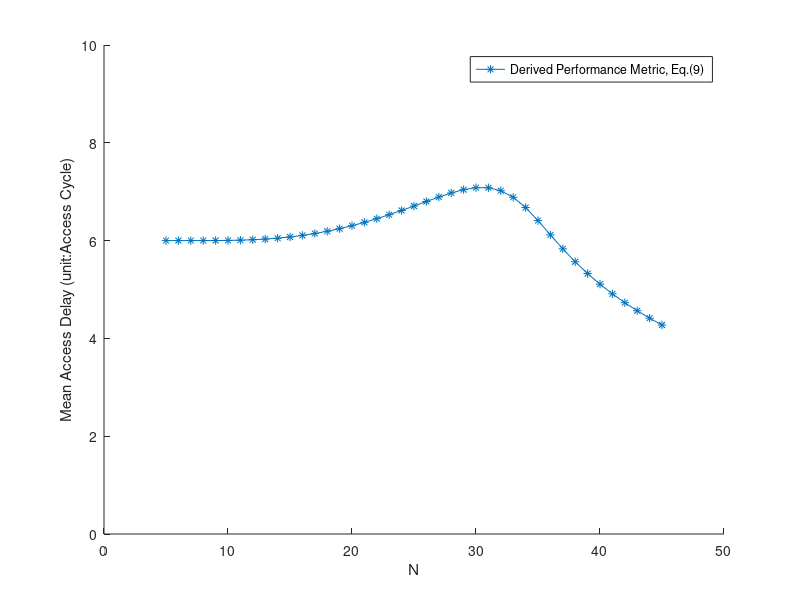

This chart was generated by the following MATLAB code:
clear all;
close all;
format long;

double K[11];
double Ns[11]
double result[40];

counter = 11;
m = 100;

for n =5 : 45 
  num = 0;
  denum = 0;
  for i = 1 : counter
    if i == 1
      K(i) = m; 
    else 
      K(i) = K(i-1) * ( 1 - exp( -1.0 * K(i-1) / n ) );
    endif
    Ns(i) = K(i) * exp( -1.0 * K(i) / n );
    num = num + i * Ns(i);
    denum = denum + Ns(i);
    ++i;
  end
  Ta = num / denum;
  printf("%i, ", n);
  printf("%f \n", Ta);
  result(n-4) = Ta;
  n = n + 1;
end

hold on;

x = 5 : 45;
y = result(x-4);

plot(x,y,"-*-");
ylim([0 10]);

xlabel('N');
ylabel('Mean Access Delay (unit:Access Cycle)');

legend('Derived Performance Metric, Eq.(9)');


